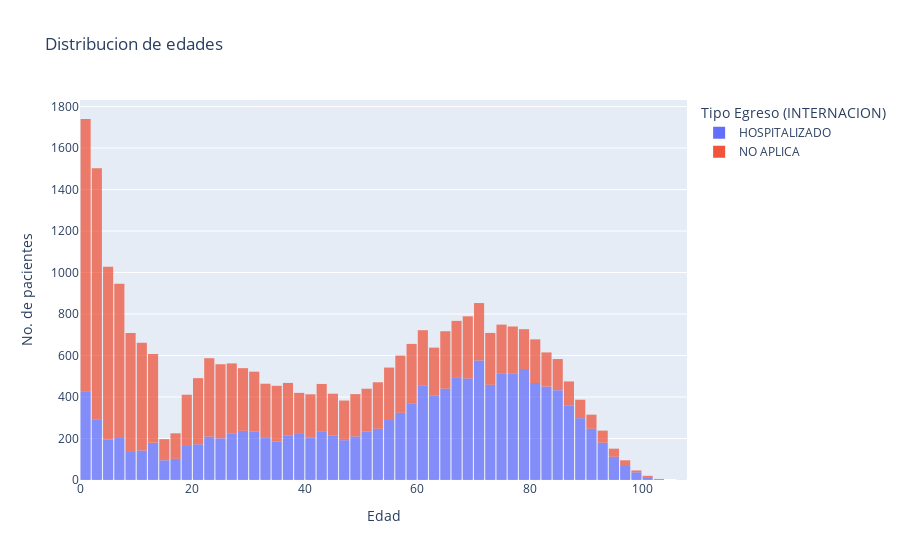

The cell this chart's notebook holds for it:
### Markdown cell above
Al observar la distribución de las clases con respecto a la edad, fue posible observar que a medida que aumenta la edad es mas probable quedar en hospitalización. Se plantea que la hipotesís de que la varibale *Edad* tendrá peso para los modelos de aprendizaje automático.

### Code cell
fig = px.histogram(data, x='Paciente Edad', nbins=100, histfunc='count', 
                   #marginal='rug', # Show individual data points on the margin
                   opacity=0.75, # Adjust the opacity for better visualization
                   template="plotly", # Dark theme for a more stylish look
                   title='Distribucion de edades',
                   color='Tipo Egreso (INTERNACION)'
                   ) 


fig.update_traces(hovertemplate='Edad: %{x}<br>Pacientes: %{y}')
# Update layout for better aesthetics
fig.update_layout(
    xaxis_title='Edad',
    yaxis_title='No. de pacientes',
    #showlegend=True, # No legend for simplicity
    #barmode='overlay', # Overlay the histograms
    bargap=0.1, # Adjust the gap between bars
)

# Show the plot
fig.show()

### Figure 1 — Plotly figure (JSON) as saved in the notebook; plotly's stock layout.template omitted (floating-point values rounded to 4 significant figures; data arrays with more than 128 entries replaced by an {"elided": "..."} marker saying what was removed)
{"data": [{"alignmentgroup": "True", "bingroup": "x", "histfunc": "count", "hovertemplate": "Edad: %{x}<br>Pacientes: %{y}", "legendgroup": "HOSPITALIZADO", "marker": {"color": "#636efa", "opacity": 0.75, "pattern": {"shape": ""}}, "name": "HOSPITALIZADO", "nbinsx": 100, "offsetgroup": "HOSPITALIZADO", "orientation": "v", "showlegend": true, "type": "histogram", "x": {"elided": "14118 float values"}, "xaxis": "x", "yaxis": "y"}, {"alignmentgroup": "True", "bingroup": "x", "histfunc": "count", "hovertemplate": "Edad: %{x}<br>Pacientes: %{y}", "legendgroup": "NO APLICA", "marker": {"color": "#EF553B", "opacity": 0.75, "pattern": {"shape": ""}}, "name": "NO APLICA", "nbinsx": 100, "offsetgroup": "NO APLICA", "orientation": "v", "showlegend": true, "type": "histogram", "x": {"elided": "14791 float values"}, "xaxis": "x", "yaxis": "y"}], "layout": {"bargap": 0.1, "barmode": "relative", "legend": {"title": {"text": "Tipo Egreso (INTERNACION)"}, "tracegroupgap": 0}, "title": {"text": "Distribucion de edades"}, "xaxis": {"anchor": "y", "domain": [0, 1], "title": {"text": "Edad"}}, "yaxis": {"anchor": "x", "domain": [0, 1], "title": {"text": "No. de pacientes"}}}}
